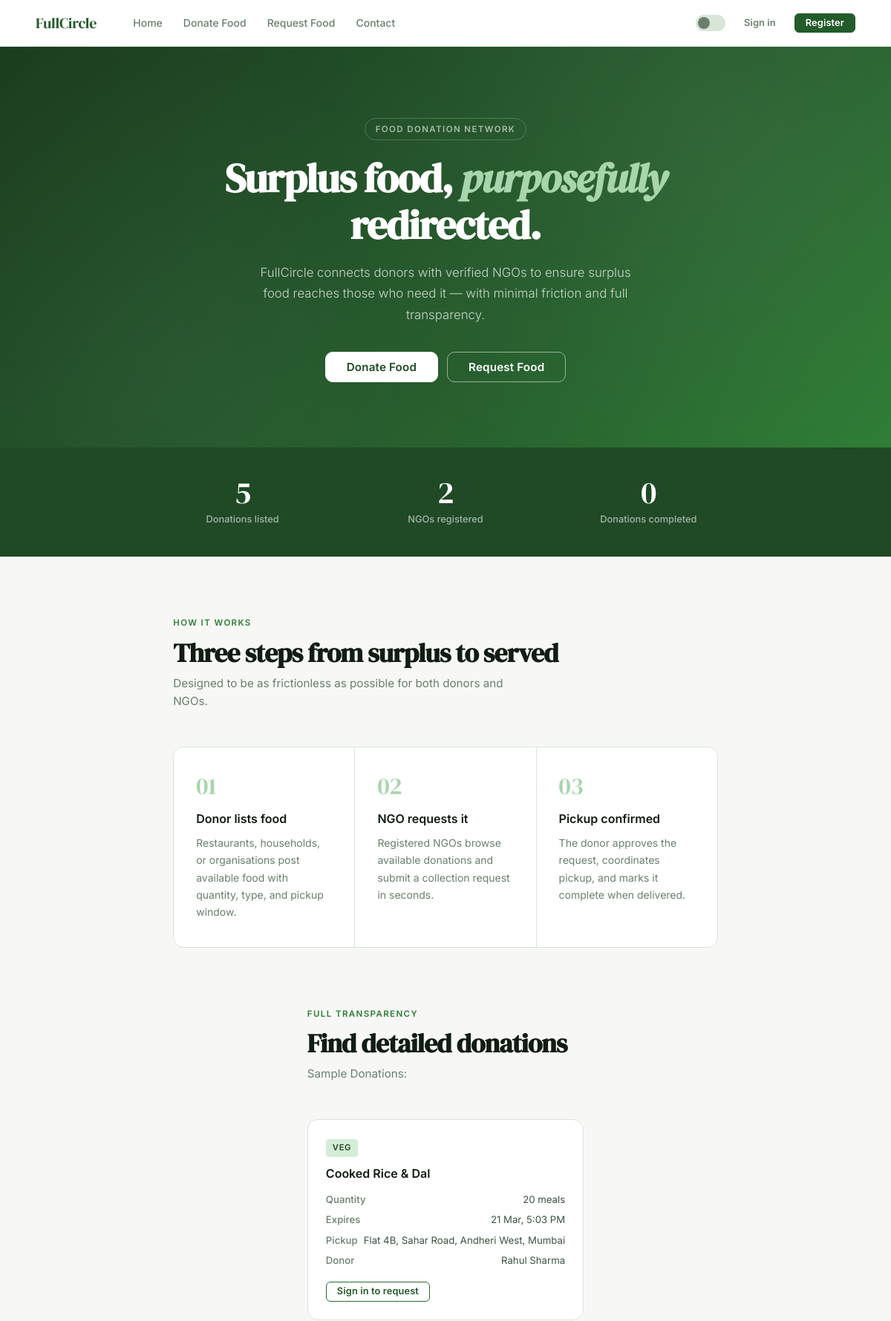
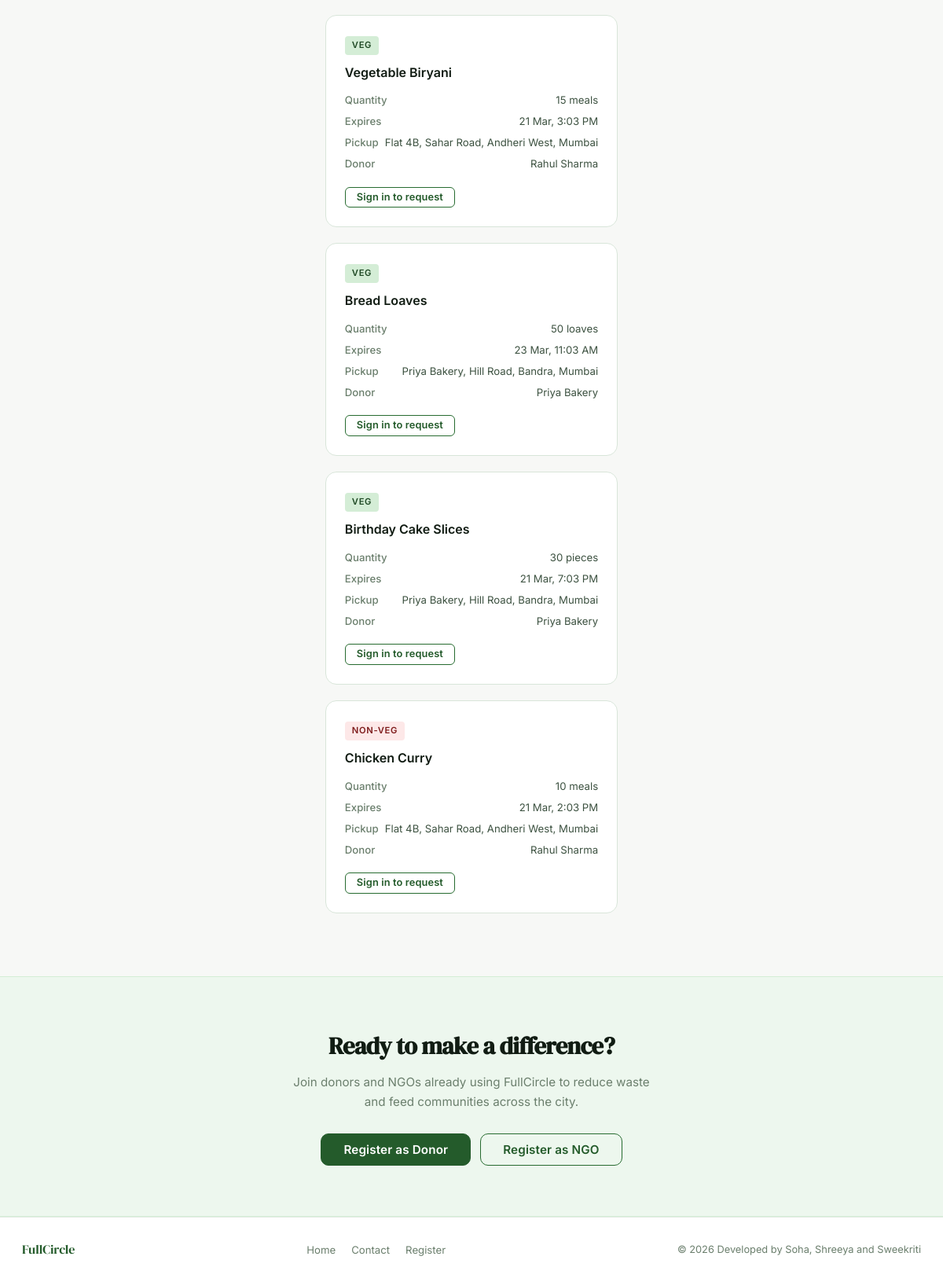
The page / on the database its author committed (2 pictures, top to bottom).
### tables this page shows
CREATE TABLE IF NOT EXISTS donations (
    donation_id    INT AUTO_INCREMENT PRIMARY KEY,
    donor_id       INT NOT NULL,
    food_title     VARCHAR(150) NOT NULL,
    description    TEXT,
    quantity       VARCHAR(50) NOT NULL,
    food_type      ENUM('veg','non-veg') DEFAULT 'veg',
    expiry_time    DATETIME NOT NULL,
    pickup_address TEXT NOT NULL,
    status         ENUM('available','requested','completed') DEFAULT 'available',
    created_at     TIMESTAMP DEFAULT CURRENT_TIMESTAMP,
    FOREIGN KEY (donor_id) REFERENCES users(user_id) ON DELETE CASCADE
);

CREATE TABLE IF NOT EXISTS users (
    user_id    INT AUTO_INCREMENT PRIMARY KEY,
    name       VARCHAR(100) NOT NULL,
    email      VARCHAR(100) UNIQUE NOT NULL,
    phone      VARCHAR(15),
    password   VARCHAR(255) NOT NULL,
    role       ENUM('donor','ngo') NOT NULL,
    address    TEXT,
    ngo_name   VARCHAR(150),
    created_at TIMESTAMP DEFAULT CURRENT_TIMESTAMP
);

### index.php (the view, shortened to what this page needs)
<?php
require_once 'includes/db.php';
require_once 'includes/header.php';
$total_donations = $conn->query("SELECT COUNT(*) FROM donations")->fetch_row()[0];
$total_ngos      = $conn->query("SELECT COUNT(*) FROM users WHERE role='ngo'")->fetch_row()[0];
$completed       = $conn->query("SELECT COUNT(*) FROM donations WHERE status='completed'")->fetch_row()[0];
?>
<section class="hero">
  <div class="hero-inner">
    <div class="hero-eyebrow">Food Donation Network</div>
    <h1>Surplus food, <em>purposefully</em><br>redirected.</h1>
    <p class="hero-sub">FullCircle connects donors with verified NGOs to ensure surplus food reaches those who need it — with minimal friction and full transparency.</p>
    <div class="hero-btns">
      <a href="<?= isset($_SESSION['role']) && $_SESSION['role']==='donor' ? $base.'donor/donate_food.php' : $base.'register.php?role=donor' ?>" class="btn btn-hero-light btn-lg">Donate Food</a>
      <a href="<?= isset($_SESSION['role']) && $_SESSION['role']==='ngo'   ? $base.'ngo/request_food.php'  : $base.'register.php?role=ngo' ?>"   class="btn btn-hero-ghost btn-lg">Request Food</a>
    </div>
  </div>
</section>
<div class="stats-strip">
  <div class="stats-inner">
    <div><div class="stat-num" data-count="<?= $total_donations ?>"><?= $total_donations ?></div><div class="stat-label">Donations listed</div></div>
    <div><div class="stat-num" data-count="<?= $total_ngos      ?>"><?= $total_ngos      ?></div><div class="stat-label">NGOs registered</div></div>
    <div><div class="stat-num" data-count="<?= $completed       ?>"><?= $completed       ?></div><div class="stat-label">Donations completed</div></div>
  </div>
</div>
<section class="section">
  <div class="section-label">How it works</div>
  <h2 class="section-title">Three steps from surplus to served</h2>
  <p class="section-sub">Designed to be as frictionless as possible for both donors and NGOs.</p>
  <div class="steps-grid">
    <div class="step-item fade-up">
      <div class="step-num">01</div>
      <h3>Donor lists food</h3>
      <p>Restaurants, households, or organisations post available food with quantity, type, and pickup window.</p>
    </div>
    <div class="step-item fade-up">
      <div class="step-num">02</div>
      <h3>NGO requests it</h3>
      <p>Registered NGOs browse available donations and submit a collection request in seconds.</p>
    </div>
    <div class="step-item fade-up">
      <div class="step-num">03</div>
      <h3>Pickup confirmed</h3>
      <p>The donor approves the request, coordinates pickup, and marks it complete when delivered.</p>
    </div>
  </div>
</section>
<?php
$recent = $conn->query("
  SELECT d.*, u.name AS donor_name
  FROM donations d JOIN users u ON d.donor_id = u.user_id
  WHERE d.status = 'available'
  ORDER BY d.created_at DESC LIMIT 6
");
if ($recent->num_rows > 0):
?>
<section class="section" style="padding-top:0">
  <div class="section-label">Full transparency</div>
  <h2 class="section-title">Find detailed donations</h2>
  <p class="section-sub">Sample Donations:</p>
  <div class="cards-grid">
    <?php while ($d = $recent->fetch_assoc()): ?>
    <div class="card fade-up">
      <span class="card-tag tag-<?= $d['food_type'] === 'veg' ? 'veg' : 'nonveg' ?>"><?= ucfirst($d['food_type']) ?></span>
      <div class="card-title"><?= htmlspecialchars($d['food_title']) ?></div>
      <div class="card-meta">
        <div class="meta-row"><span class="meta-key">Quantity</span><span class="meta-val"><?= htmlspecialchars($d['quantity']) ?></span></div>
        <div class="meta-row"><span class="meta-key">Expires</span><span class="meta-val"><?= date('d M, g:i A', strtotime($d['expiry_time'])) ?></span></div>
        <div class="meta-row"><span class="meta-key">Pickup</span><span class="meta-val"><?= htmlspecialchars(mb_strimwidth($d['pickup_address'],0,45,'...')) ?></span></div>
        <div class="meta-row"><span class="meta-key">Donor</span><span class="meta-val"><?= htmlspecialchars($d['donor_name']) ?></span></div>
      </div>
      <div class="card-actions">
        <?php if (isset($_SESSION['role']) && $_SESSION['role'] === 'ngo'): ?>
          <a href="<?= $base ?>ngo/request_food.php?request=<?= $d['donation_id'] ?>" class="btn btn-primary btn-sm">Request</a>
        <?php else: ?>
          <a href="<?= $base ?>register.php?role=ngo" class="btn btn-outline btn-sm">Sign in to request</a>
        <?php endif; ?>
      </div>
    </div>
    <?php endwhile; ?>
  </div>
</section>
<?php endif; ?>
<div class="cta-band">
  <h2>Ready to make a difference?</h2>
  <p>Join donors and NGOs already using FullCircle to reduce waste and feed communities across the city.</p>
  <div style="display:flex;gap:12px;justify-content:center;flex-wrap:wrap;">
    <a href="<?= $base ?>register.php?role=donor" class="btn btn-primary btn-lg">Register as Donor</a>
    <a href="<?= $base ?>register.php?role=ngo"   class="btn btn-outline  btn-lg">Register as NGO</a>
  </div>
</div>
<?php require_once 'includes/footer.php'; ?>

### includes/header.php (shortened to what this page needs)
<?php
$user = [
    'id'   => $_SESSION['user_id'] ?? null,
    'name' => $_SESSION['name']    ?? '',
    'role' => $_SESSION['role']    ?? '',
];
$scriptPath = str_replace($_SERVER['DOCUMENT_ROOT'], '', $_SERVER['SCRIPT_FILENAME']);
$depth = max(0, substr_count($scriptPath, '/') - 2);
$base  = str_repeat('../', $depth);
?>
<!DOCTYPE html>
<html lang="en">
<head>
  <link rel="stylesheet" href="<?= $base ?>css/style.css">
</head>
<body>
<nav class="navbar">
  <div class="nav-inner">
    <a href="<?= $base ?>index.php" class="nav-logo">FullCircle</a>
    <ul class="nav-links">
      <li><a href="<?= $base ?>index.php">Home</a></li>
      <?php if ($user['role'] === 'donor'): ?>
        <li><a href="<?= $base ?>donor/donate_food.php">Donate Food</a></li>
        <li><a href="<?= $base ?>donor/my_donations.php">My Donations</a></li>
      <?php elseif ($user['role'] === 'ngo'): ?>
        <li><a href="<?= $base ?>ngo/request_food.php">Available Food</a></li>
        <li><a href="<?= $base ?>ngo/my_requests.php">My Requests</a></li>
      <?php else: ?>
        <li><a href="<?= $base ?>register.php?role=donor">Donate Food</a></li>
        <li><a href="<?= $base ?>register.php?role=ngo">Request Food</a></li>
      <?php endif; ?>
      <li><a href="<?= $base ?>contact.php">Contact</a></li>
    </ul>
    <div class="nav-actions">
      <button class="dark-toggle" onclick="toggleDarkMode()" aria-label="Toggle dark mode"></button>
      <?php if ($user['id']): ?>
        <span class="nav-user"><?= htmlspecialchars($user['name']) ?></span>
        <a href="<?= $base ?>logout.php" class="btn btn-ghost btn-sm">Sign out</a>
      <?php else: ?>
        <a href="<?= $base ?>login.php"    class="btn btn-ghost btn-sm">Sign in</a>
        <a href="<?= $base ?>register.php" class="btn btn-primary btn-sm">Register</a>
      <?php endif; ?>
    </div>
  </div>
</nav>

### includes/footer.php (shortened to what this page needs)
<footer>
  <div class="footer-inner">
    <span class="footer-brand">FullCircle</span>
    <ul class="footer-links">
      <li><a href="<?= $base ?>index.php">Home</a></li>
      <li><a href="<?= $base ?>contact.php">Contact</a></li>
      <li><a href="<?= $base ?>register.php">Register</a></li>
    </ul>
    <span class="footer-copy">&copy; <?= date('Y') ?> Developed by Soha, Shreeya and Sweekriti</span>
  </div>
</footer>
</body>
</html>

### rows shown on the page
donations: food_type "VEG", food_title "Cooked Rice & Dal", quantity "20 meals", expiry_time "21 Mar, 5:03 PM", pickup_address "Flat 4B, Sahar Road, Andheri West, Mumbai", donor.name "Rahul Sharma"
donations: food_type "VEG", food_title "Vegetable Biryani", quantity "15 meals", expiry_time "21 Mar, 3:03 PM", pickup_address "Flat 4B, Sahar Road, Andheri West, Mumbai", donor.name "Rahul Sharma"
donations: food_type "VEG", food_title "Bread Loaves", quantity "50 loaves", expiry_time "23 Mar, 11:03 AM", pickup_address "Priya Bakery, Hill Road, Bandra, Mumbai", donor.name "Priya Bakery"
donations: food_type "VEG", food_title "Birthday Cake Slices", quantity "30 pieces", expiry_time "21 Mar, 7:03 PM", pickup_address "Priya Bakery, Hill Road, Bandra, Mumbai", donor.name "Priya Bakery"
donations: food_type "NON-VEG", food_title "Chicken Curry", quantity "10 meals", expiry_time "21 Mar, 2:03 PM", pickup_address "Flat 4B, Sahar Road, Andheri West, Mumbai", donor.name "Rahul Sharma"

### other values the page prints
$total_donations "5"
$total_ngos "2"
$completed "0"
